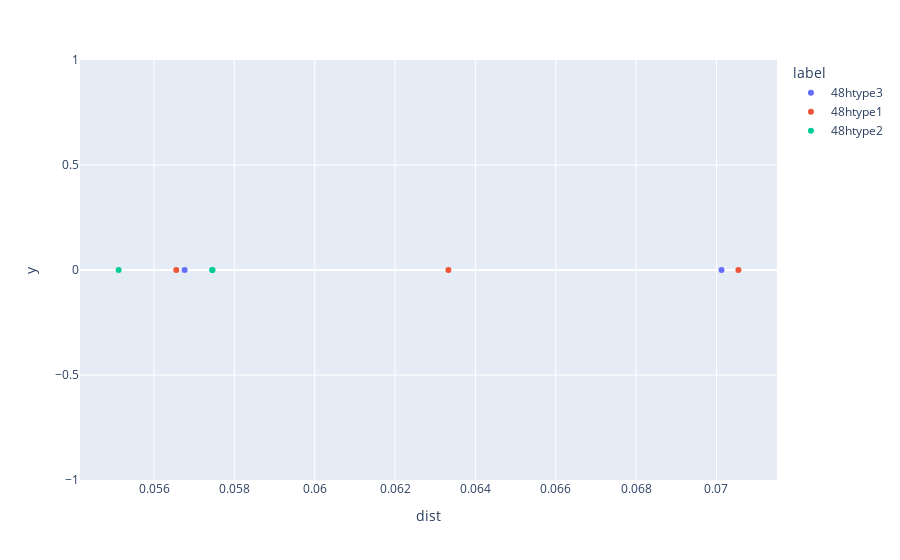

The cell this chart's notebook holds for it:
### Code cell
create_POSCAR_weirdos_centroids_appended(coor_weirdos_Li, centroids_2, direc_restructure_destination, lattice_constant, filename = "POSCAR_weirdos_centroids2")
create_POSCAR_weirdos_centroids_appended(coor_weirdos_Li, centroids_3, direc_restructure_destination, lattice_constant, filename = "POSCAR_weirdos_centroids3")
create_POSCAR_weirdos_centroids_appended(coor_weirdos_Li, centroids_4, direc_restructure_destination, lattice_constant, filename = "POSCAR_weirdos_centroids4")

plot_distweirdos(file_loc_important_cols)

### Figure 1 — Plotly figure (JSON) as saved in the notebook; plotly's stock layout.template omitted (floating-point values rounded to 4 significant figures)
{"data": [{"customdata": [["48htype3", [0.3054, 0.3729, 0.9429], "6_6"], ["48htype3", [0.03337, 0.2261, 0.8714], "6_1"]], "hovertemplate": "label=%{customdata[0]}<br>dist=%{x}<br>y=%{y}<br>coor=%{customdata[1]}<br>file=%{customdata[2]}<extra></extra>", "legendgroup": "48htype3", "marker": {"color": "#636efa", "symbol": "circle"}, "mode": "markers", "name": "48htype3", "orientation": "v", "showlegend": true, "type": "scatter", "x": [0.05676, 0.07013], "xaxis": "x", "y": [0, 0], "yaxis": "y"}, {"customdata": [["48htype1", [0.06611, 0.1992, 0.8744], "5_7"], ["48htype1", [0.7694, 0.9692, 0.8774], "3_6"], ["48htype1", [0.23, 0.1246, 0.9492], "3_4"]], "hovertemplate": "label=%{customdata[0]}<br>dist=%{x}<br>y=%{y}<br>coor=%{customdata[1]}<br>file=%{customdata[2]}<extra></extra>", "legendgroup": "48htype1", "marker": {"color": "#EF553B", "symbol": "circle"}, "mode": "markers", "name": "48htype1", "orientation": "v", "showlegend": true, "type": "scatter", "x": [0.05655, 0.07055, 0.06333], "xaxis": "x", "y": [0, 0, 0], "yaxis": "y"}, {"customdata": [["48htype2", [0.654, 0.2648, 0.02875], "4_5"], ["48htype2", [0.654, 0.02875, 0.2648], "4_5"], ["48htype2", [0.7719, 0.5232, 0.6508], "3_3"]], "hovertemplate": "label=%{customdata[0]}<br>dist=%{x}<br>y=%{y}<br>coor=%{customdata[1]}<br>file=%{customdata[2]}<extra></extra>", "legendgroup": "48htype2", "marker": {"color": "#00cc96", "symbol": "circle"}, "mode": "markers", "name": "48htype2", "orientation": "v", "showlegend": true, "type": "scatter", "x": [0.05745, 0.05745, 0.05512], "xaxis": "x", "y": [0, 0, 0], "yaxis": "y"}], "layout": {"legend": {"title": {"text": "label"}, "tracegroupgap": 0}, "margin": {"t": 60}, "xaxis": {"anchor": "y", "domain": [0, 1], "title": {"text": "dist"}}, "yaxis": {"anchor": "x", "domain": [0, 1], "title": {"text": "y"}}}}
